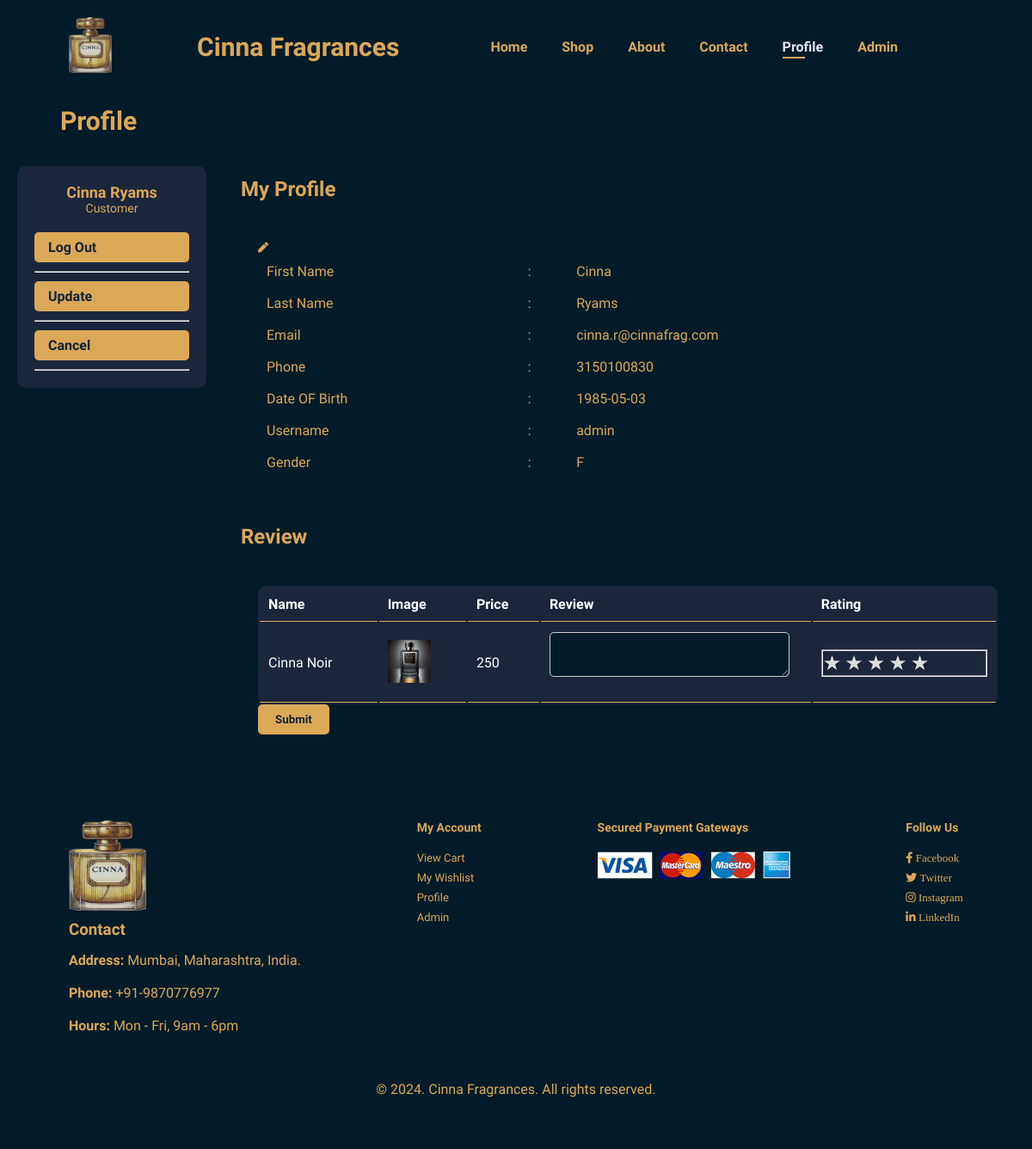
The app's page /website/profile.php?odd=1 (signed in) with its own data.
### tables this page shows
CREATE TABLE `accounts` (
  `aid` INT NOT NULL AUTO_INCREMENT,
  `afname` VARCHAR(100) NOT NULL,
  `alname` VARCHAR(100) NOT NULL,
  `phone` CHAR(10) NOT NULL UNIQUE,
  `email` VARCHAR(100) NOT NULL UNIQUE,
  `dob` DATE NOT NULL,
  `username` VARCHAR(100) NOT NULL UNIQUE,
  `gender` VARCHAR(10) NOT NULL,
  `password` VARCHAR(100) NOT NULL,
  PRIMARY KEY (`aid`)
);

CREATE TABLE `products` (
  `pid` INT NOT NULL AUTO_INCREMENT,
  `pname` VARCHAR(100) NOT NULL,
  `category` VARCHAR(50) NOT NULL,
  `description` VARCHAR(200) NOT NULL,
  `price` INT NOT NULL,
  `qtyavail` INT NOT NULL,
  `img` VARCHAR(255) NOT NULL,
  `brand` VARCHAR(100) NOT NULL,
  PRIMARY KEY (`pid`)
);

### website/profile.php (the view, shortened to what this page needs)
<!DOCTYPE html>
<html lang="en">
<head>
  <link rel="stylesheet" href="https://pro.fontawesome.com/releases/v5.10.0/css/all.css" />
  <link rel="stylesheet" href="styles.css" />
</head>
<body>
    <section id="header">
      <a href="index.php"><img src="img/logo.png" class="logo" alt="Cinna Fragrances Logo" height="65" width="50" style="margin-right: 3px;"/></a>
      <h3 style="font-size: 30px; margin-left: 10px;">Cinna Fragrances</h3>
        <div>
            <ul id="navbar">
                <li><a href="index.php">Home</a></li>
                <li><a href="shop.php">Shop</a></li>
                <li><a href="about.php">About</a></li>
                <li><a href="contact.php">Contact</a></li>
                <?php
        if ($_SESSION['aid'] < 0) {
          echo "   <li><a href='login.php'>login</a></li>
            <li><a  href='signup.php'>SignUp</a></li>
            ";
        } else {
          echo "   <li><a class='active'  href='profile.php'>Profile</a></li>
          ";
        }
        ?>
                <li><a href="admin.php">Admin</a></li>
                <li id="lg-bag">
                    <a href="cart.php"><i class="far fa-shopping-bag"></i></a>
                </li>
            </ul>
        </div>
    </section>
    <div class="navbar-top">
        <div class="title">
            <h1 style='font-size: 30px; margin-left: 70px;'>Profile</h1>
        </div>
    </div>
    <div class="sidenav">
        <div class="profile">
            <?php
      include("include/connect.php");
      $aid = $_SESSION['aid'];
      $query = "SELECT * FROM ACCOUNTS WHERE aid = $aid";
      $result = mysqli_query($con, $query);
      $row = mysqli_fetch_assoc($result);
      $afname = $row['afname'];
      $alname = $row['alname'];
      $name = $afname . " " . $alname;
      echo "
      <div class='name'>
        $name
      </div>
      <div class='job'>
        Customer
      </div>
    </div>
    "
        ?>
            <div class="sidenav-url">
                <div class="url">
                    <a href='profile.php?lo=1' class="btn logup">Log Out</a>
                    <hr allign="center">
                </div>
                <div class="url">
                    <a href='profile.php?upd=1' class="btn logup">Update</a>
                    <hr allign="center">
                </div>
                <?php
        if (isset($_GET['odd'])) {
          echo "
                    <div class='url'>
                    <a href='profile.php' class='btn logup'>Cancel</a>
                    <hr align='center'>
                    </div>
                    ";
        }
        ?>
            </div>
        </div>
        <div class="main">
            <h2>My Profile</h2>
            <div class="card">
                <div class="card-body">
                    <i class="fa fa-pen fa-xs edit"></i>
                    <table>
                        <tbody>
                            <?php
              if (isset($_GET['upd'])) {
                include("include/connect.php");
                $aid = $_SESSION['aid'];
                $query = "SELECT * FROM ACCOUNTS WHERE aid = $aid";
                $result = mysqli_query($con, $query);
                $row = mysqli_fetch_assoc($result);
                $afname = $row['afname'];
                $alname = $row['alname'];
                $phone = $row['phone'];
                $email = $row['email'];
                $dob = $row['dob'];
                $user = $row['username'];
                $gender = $row['gender'];
                echo "
              <form class='form1' method='post'>
              <tr>
                <td>First Name</td>
                <td>:</td>
                <td><input name='a1' type='text' value='$afname'></td>
              </tr>
              <tr>
                <td>Last Name</td>
                <td>:</td>
                <td><input name='a2' type='text' value='$alname'></td>
              </tr>
              <tr>
                <td>Email</td>
                <td>:</td>
                <td><input name='a3' type='text' value='$email'></td>
              </tr>
              <tr>
              <td>Phone</td>
              <td>:</td>
              <td><input name='a5' type='text' value='$phone'></td>
              </tr>
              <tr>
              <td>Date of Birth</td>
              <td>:</td>
              <td><input name='a6' type='date' value='$dob'></td>
              </tr>
              <tr>
              <td><button name='submit' type='submit' class='btn' style='width: 50%;'>Submit</button></td>
              </tr>
              </form>
              ";
              } else {
                include("include/connect.php");
                $aid = $_SESSION['aid'];
                $query = "SELECT * FROM ACCOUNTS WHERE aid = $aid";
                $result = mysqli_query($con, $query);
                $row = mysqli_fetch_assoc($result);
                $afname = $row['afname'];
                $alname = $row['alname'];
                $phone = $row['phone'];
                $email = $row['email'];
                $dob = $row['dob'];
                $user = $row['username'];
                $gender = $row['gender'];
                echo "
              <tr>
                <td>First Name</td>
                <td>:</td>
                <td>$afname</td>
              </tr>
              <tr>
                <td>Last Name</td>
                <td>:</td>
                <td>$alname</td>
              </tr>
              <tr>
                <td>Email</td>
                <td>:</td>
                <td>$email</td>
              </tr>
              <tr>
              <td>Phone</td>
              <td>:</td>
              <td>$phone</td>
              </tr>
              <tr>
              <td>Date OF Birth</td>
              <td>:</td>
              <td>$dob</td>
              </tr>
              <tr>
              <td>Username</td>
              <td>:</td>
              <td>$user</td>
              </tr>
              <tr>
              <td>Gender</td>
              <td>:</td>
              <td>$gender</td>
              </tr>
              ";
              }
              ?>
                        </tbody>
                    </table>
                </div>
            </div>
            <?php
          if (isset($_GET['odd'])) {
            $oid = $_GET['odd'];
            $query = "SELECT * FROM `order-details` WHERE oid = $oid";
            $result = mysqli_query($con, $query);
            echo "<h2>Review</h2>
                  <div class='card'>
                      <div class='card-body'>
                          <form method='post'><table class='tb'><thead>
                          <tr><th>Name</th><th>Image</th><th>Price</th><th>Review</th><th>Rating</th></tr></thead><tbody>";
            while ($row = mysqli_fetch_assoc($result)) {
                $pid = $row['pid'];
                $productQuery = "SELECT * FROM products WHERE pid = $pid";
                $productResult = mysqli_query($con, $productQuery);
                $product = mysqli_fetch_assoc($productResult);
                echo "<tr>
                        <td>{$product['pname']}</td>
                        <td><img src='product_images/{$product['img']}' width='50' height='50'></td>
                        <td>{$product['price']}</td>
                        <td><textarea name='{$pid}-te'></textarea></td>
                        <td>
                            <fieldset class='rating'>
                                <input type='radio' id='{$pid}-rating1' name='{$pid}-rating' value='1'><label for='{$pid}-rating1'>&#9733;</label>
                                <input type='radio' id='{$pid}-rating2' name='{$pid}-rating' value='2'><label for='{$pid}-rating2'>&#9733;</label>
                                <input type='radio' id='{$pid}-rating3' name='{$pid}-rating' value='3'><label for='{$pid}-rating3'>&#9733;</label>
                                <input type='radio' id='{$pid}-rating4' name='{$pid}-rating' value='4'><label for='{$pid}-rating4'>&#9733;</label>
                                <input type='radio' id='{$pid}-rating5' name='{$pid}-rating' value='5'><label for='{$pid}-rating5'>&#9733;</label>
                            </fieldset>
                        </td>
                      </tr>";
            }
            echo "</tbody></table><button name='abc' type='submit' class='btn'>Submit</button></form></div></div>";
        }
      ?>
        </div>
    <footer class="section-p1">
    <div class="col">
        <a href="index.php"><img src="img/logo.png" class="logo" alt="Cinna Fragrances Logo" height="105" width="90" style="margin-right: 3px;"/></a>
        <h3>Contact</h3>
        <p><strong>Address:</strong> Mumbai, Maharashtra, India.<br><br>
        <strong>Phone:</strong> +91-9870776977<br><br>
        <strong>Hours:</strong> Mon - Fri, 9am - 6pm</p>
    </div>
    <div class="col">
        <h4>My Account</h4>
        <a href="cart.php">View Cart</a>
        <a href="wishlist.php">My Wishlist</a>
        <a href="profile.php">Profile</a>
        <a href="admin.php">Admin</a>
    </div>
    <div class="col install">
        <h4>Secured Payment Gateways</h4>
        <img src="img/pay/payment_methods.png" alt="Payment Options" />
    </div>
    <div class="col social-icons">
        <h4>Follow Us</h4>
        <a href="#"><i class="fab fa-facebook-f">     Facebook</i></a>
        <a href="#"><i class="fab fa-twitter">     Twitter</i></a>
        <a href="#"><i class="fab fa-instagram">     Instagram</i></a>
        <a href="#"><i class="fab fa-linkedin-in">     LinkedIn</i></a>
    </div>
    <div class="copyright">
        <p>&copy; 2024. Cinna Fragrances. All rights reserved.</p>
    </div>
</footer>
</body>
</html>

### website/styles.css (style rules this page uses)
* { margin: 0; padding: 0; box-sizing: border-box; font-family: "Spartan", sans-serif; }
html { scroll-behavior: smooth; }
body { width: 100%; color: #DBA858; background-color: #031B28; }
h1, h2, h4, h6, p { color: #DBA858; }
h1 { font-size: 50px; line-height: 64px; }
h2 { font-size: 46px; line-height: 54px; }
h4 { font-size: 20px; }
p { font-size: 16px; color: #DBA858; margin: 15px 0 20px 0; }
.section-p1 { padding: 40px 80px; background-color: #031B28; border-color: #DBA858; }
#header { display: flex; align-items: center; justify-content: space-between; padding: 20px 80px; background: #031B28; box-shadow: 0 5px 15px rgba(0, 0, 0, 0.06); position: sticky; z-index: 999; top: 0; left: 0; }
#navbar { display: flex; align-items: center; justify-content: center; }
#navbar li { list-style: none; padding: 0 20px; position: relative; }
#navbar li a { text-decoration: none; font-size: 16px; font-weight: 600; color: #DBA858; transition: 0.3s ease; }
#navbar li a:hover, #navbar li a.active { color: #E3E6F3; }
#navbar li a.active::after, #navbar li a:hover::after { content: ""; width: 30%; height: 2px; background: #DBA858; position: absolute; bottom: -4px; left: 20px; }
footer { display: flex; flex-wrap: wrap; justify-content: space-between; background-color: #031B28; color: #DBA858; }
footer .col { display: flex; flex-direction: column; align-items: flex-start; margin-bottom: 20px; }
footer h4 { font-size: 14px; padding-bottom: 20px; color: #DBA858; }
footer a { font-size: 13px; margin: 0 0 8px 0; text-decoration: none; color: #DBA858; }
footer .copyright { width: 100%; text-align: center; color: #DBA858; }
input, select, textarea { border: 1px solid #DBA858; background-color: #031B28; color: #DBA858; }
.btn, .btn1, .btn112, .btn2 { outline: none; border: none; padding: 10px 30px; background-color: #DBA858; color: #031B28; border-radius: 1rem; cursor: pointer; }
.sidenav { background-color: #031B28; color: #DBA858; border-bottom-right-radius: 25px; }
.main { background-color: #031B28; color: #DBA858; }
.main .card { background-color: #031B28; border-radius: 18px; color: #DBA858; }
hr { color: #DBA858; }

### website/profile.php (style rules this page uses)
.sidenav { width: 220px; background-color: #1B263B; padding: 20px; color: #DBA858; border-radius: 10px; margin: 20px; float: left; }
.sidenav .profile { text-align: center; margin-bottom: 20px; }
.sidenav .name { font-size: 18px; font-weight: bold; color: #DBA858; }
.sidenav .job { font-size: 14px; color: #DBA858; }
.sidenav .btn.logup { background-color: #DBA858; color: #112233; border: none; padding: 8px 16px; border-radius: 5px; cursor: pointer; font-weight: bold; display: block; width: 100%; margin: 10px 0; text-decoration: none; }
.main { margin-left: 260px; padding: 20px; color: #DBA858; }
.main h2 { font-size: 24px; color: #DBA858; margin-bottom: 10px; }
.card { background-color: #ffffff; border-radius: 10px; padding: 20px; color: #DBA858; margin-bottom: 20px; }
.card-body table { width: 100%; }
.card-body td { padding: 8px; }
.card-body input[type="text"], .card-body input[type="date"], .card-body textarea { width: 95%; padding: 10px; border-radius: 5px; border: 1px solid #ccc; margin-bottom: 15px; }
.card-body .btn { padding: 10px 20px; background-color: #DBA858; color: #112233; font-weight: bold; border: none; border-radius: 5px; cursor: pointer; }
.tb { max-height: 400px; overflow-y: auto; background-color: #1B263B; border-radius: 10px; color: #FFFFFF; }
.tb th, .tb td { padding: 10px; text-align: left; color: #FFFFFF; border-bottom: 1px solid #DBA858; }
.rating label { font-size: 24px; color: #ddd; cursor: pointer; }

### records on screen
accounts: name "Cinna Ryams", afname "Cinna", alname "Ryams", email "cinna.r@cinnafrag.com", phone "3150100830", dob "1985-05-03", username "admin", gender "F"
order-details: pid.pname "Cinna Noir", pid.img (picture), pid.price "250"
